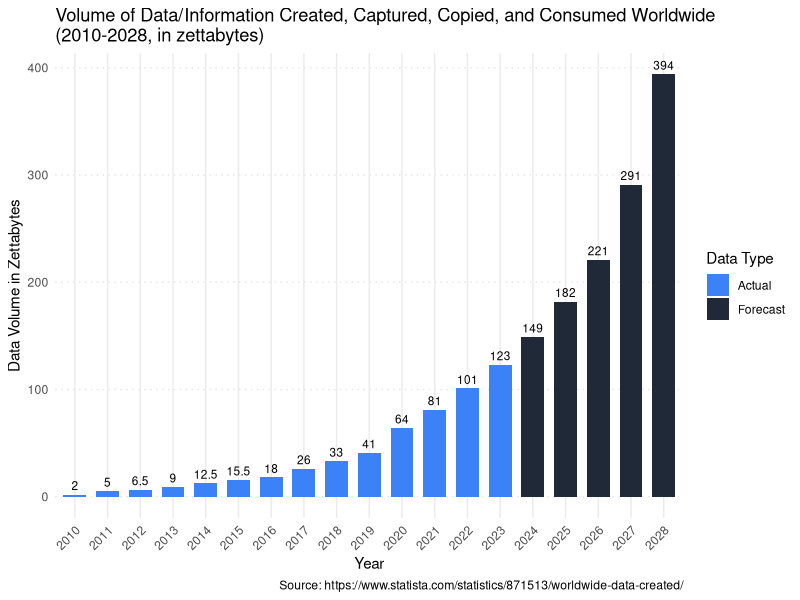

The R script that drew this image:
## ---- chunk 1
knitr::opts_chunk$set(echo = TRUE)
knitr::opts_chunk$set(eval= TRUE)
## ---- chunk 2

library(ggplot2)

data <- data.frame(
  Year = 2010:2028,
  DataVolume = c(2, 5, 6.5, 9, 12.5, 15.5, 18, 26, 33, 41, 64, 81, 101, 123, 149, 182, 221, 291, 394),
  Type = c(rep("Actual", 14), rep("Forecast", 5))
)

# Remove NA values
data <- na.omit(data)

# Create the bar plot using ggplot2
ggplot(data, aes(x = factor(Year), y = DataVolume, fill = Type)) +
  geom_bar(stat = "identity", width = 0.7) +
  geom_text(aes(label = DataVolume), vjust = -0.5, size = 3) +
  scale_fill_manual(values = c("Actual" = "#3b82f6", "Forecast" = "#1f2937")) +
  labs(
    title = "Volume of Data/Information Created, Captured, Copied, and Consumed Worldwide\n(2010-2028, in zettabytes)",
    x = "Year",
    y = "Data Volume in Zettabytes",
    fill = "Data Type",
    caption = "Source: https://www.statista.com/statistics/871513/worldwide-data-created/"
  ) +
  theme_minimal() +
  theme(
    axis.text.x = element_text(angle = 45, hjust = 1),
    panel.grid.major.y = element_line(color = "gray90", linetype = "dotted"),
    panel.grid.minor = element_blank()
  )

## ---- chunk 3
library(knitr)
data <- data.frame(
  `Object name data should be saved with` = c("Maedels_22", "Maedels_23", "Jungs_22", "Jungs_23", "JuBu_23", "JuBu_24"),
  Year = c(2022, 2023, 2022, 2023, 2023, 2024),
  `Sheet to Read and Additional Restrictions` = c(
    "Statistikdaten 2024", 
    "Moditraeff", 
    "Gieletraeff", 
    "Gieletraeff, range=\"A11:B11\", col_names=FALSE", 
    "JuBU Traeff 5&6", 
    "Statistikdaten 2024"
  ),
  `File` = c(
    "OJAOffice_Statistikdaten_Moditrff.xlsx", 
    "Statistik OJA Angebote Burgdorf 2023.xlsx", 
    "OJAOffice_Statistikdaten_Gieltrff.xlsx", 
    "Statistik OJA Angebote Burgdorf 2023.xlsx", 
    "Statistik OJA Angebote Burgdorf 2023.xlsx", 
    "Copy of OJAOffice_Statistikdaten_Mittelstufentreff 24.xlsx"
  )
)
kable(data, format = "markdown", align = "c")
